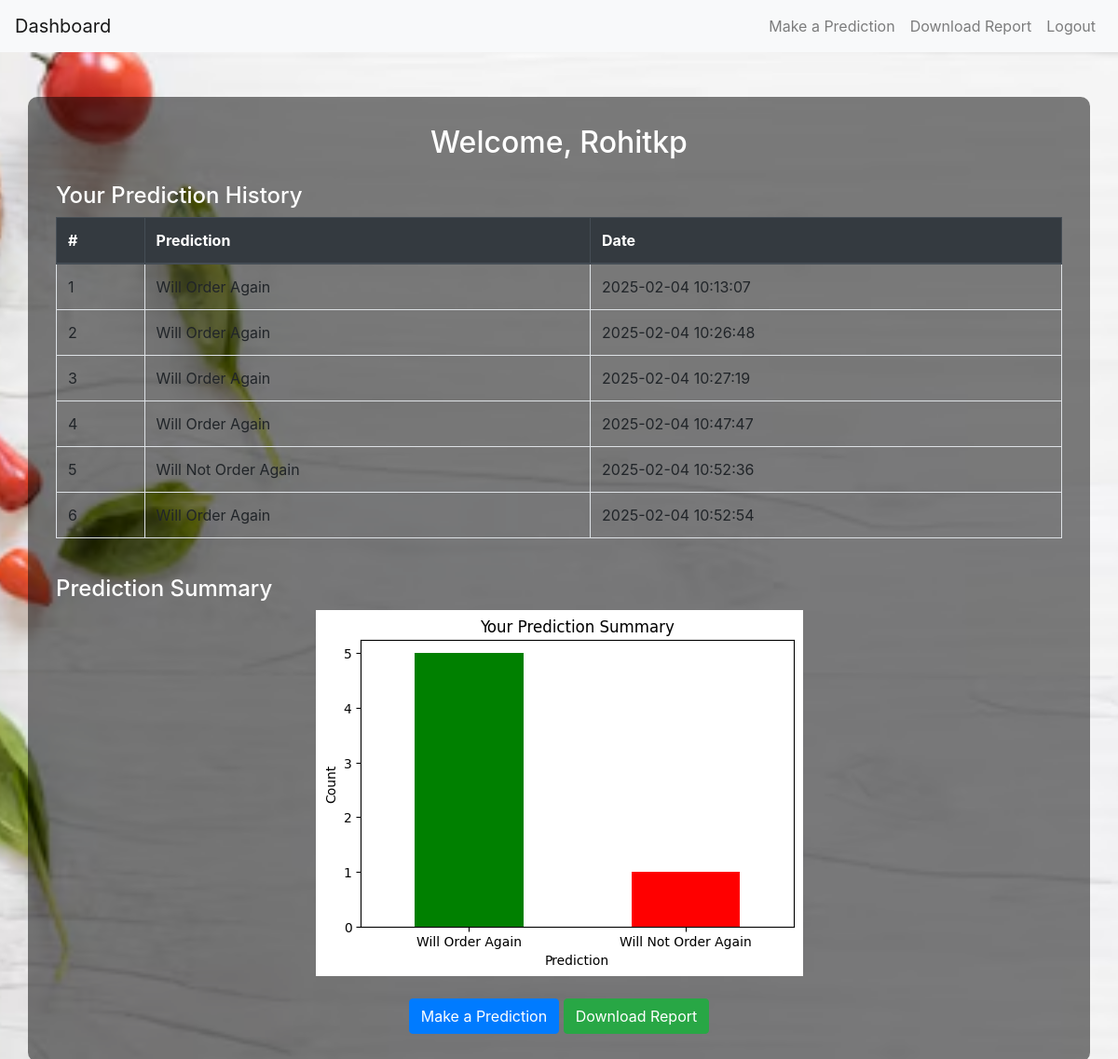
The page /dashboard (signed in) on the database its author committed.
### app.py (models this page shows)
class History(db.Model):
    id = db.Column(db.Integer, primary_key=True)
    user_id = db.Column(db.Integer, db.ForeignKey('user.id'), nullable=False)
    prediction = db.Column(db.String(100), nullable=False)
    restaurant = db.Column(db.String(100), nullable=False)  # Added restaurant field
    timestamp = db.Column(db.DateTime, default=datetime.utcnow)  # Timestamp for predictions
    user = db.relationship('User', backref=db.backref('history', lazy=True))

### app.py (the view)
@app.route('/dashboard')
def dashboard():
    if 'user' not in session:
        return redirect(url_for('login'))
    user = User.query.filter_by(username=session['user']).first()
    history = History.query.filter_by(user_id=user.id).all()
    if not history:
        return render_template('dashboard.html', history=history, image_base64=None, message="No predictions yet.")
    predictions = [record.prediction for record in history]
    prediction_counts = pd.Series(predictions).value_counts()
    plt.figure(figsize=(6, 4))
    prediction_counts.plot(kind='bar', color=['green', 'red'])
    plt.title("Your Prediction Summary")
    plt.xlabel("Prediction")
    plt.ylabel("Count")
    plt.xticks(rotation=0)
    img_stream = BytesIO()
    plt.savefig(img_stream, format='png', bbox_inches="tight")
    plt.close()
    img_stream.seek(0)
    img_base64 = base64.b64encode(img_stream.getvalue()).decode('utf-8')
    return render_template('dashboard.html', history=history, image_base64=img_base64)

### templates/dashboard.html (shortened to what this page needs)
<!DOCTYPE html>
<html lang="en">
<head>
    <link href="https://stackpath.bootstrapcdn.com/bootstrap/4.5.2/css/bootstrap.min.css" rel="stylesheet">
</head>
<body>
    <nav class="navbar navbar-expand-lg navbar-light bg-light">
        <a class="navbar-brand" href="{{ url_for('dashboard') }}">Dashboard</a>
        <div class="collapse navbar-collapse" id="navbarNav">
            <ul class="navbar-nav ml-auto">
                <li class="nav-item"><a class="nav-link" href="{{ url_for('predict') }}">Make a Prediction</a></li>
                <li class="nav-item"><a class="nav-link" href="{{ url_for('generate_report') }}">Download Report</a></li>
                <li class="nav-item"><a class="nav-link" href="{{ url_for('logout') }}">Logout</a></li>
            </ul>
        </div>
    </nav>
    <div class="container mt-5">
        <h2 class="text-center">Welcome, {{ session['user'] }}</h2>
        <h4 class="mt-4">Your Prediction History</h4>
        <div class="table-responsive">
            <table class="table table-bordered">
                <thead class="thead-dark">
                    <tr>
                        <th>#</th>
                        <th>Prediction</th>
                        <th>Date</th>
                    </tr>
                </thead>
                <tbody>
                    {% for record in history %}
                        <tr>
                            <td>{{ loop.index }}</td>
                            <td>{{ record.prediction }}</td>
                            <td>{{ record.timestamp.strftime('%Y-%m-%d %H:%M:%S') }}</td>
                        </tr>
                    {% else %}
                        <tr>
                            <td colspan="3" class="text-center">No predictions made yet.</td>
                        </tr>
                    {% endfor %}
                </tbody>
            </table>
        </div>
        <h4 class="mt-4">Prediction Summary</h4>
        <div class="text-center">
            <img class="img-fluid" alt="Prediction Summary Chart">
        </div>
        <div class="text-center mt-4">
            <a href="{{ url_for('predict') }}" class="btn btn-primary">Make a Prediction</a>
            <a href="{{ url_for('generate_report') }}" class="btn btn-success">Download Report</a>
        </div>
    </div>
</body>
</html>

### rows shown on the page
History: prediction "Will Order Again", timestamp "2025-02-04 10:13:07"
History: prediction "Will Order Again", timestamp "2025-02-04 10:26:48"
History: prediction "Will Order Again", timestamp "2025-02-04 10:27:19"
History: prediction "Will Order Again", timestamp "2025-02-04 10:47:47"
History: prediction "Will Not Order Again", timestamp "2025-02-04 10:52:36"
History: prediction "Will Order Again", timestamp "2025-02-04 10:52:54"

### other values the page prints
{{ session['user'] }} "Rohitkp"
